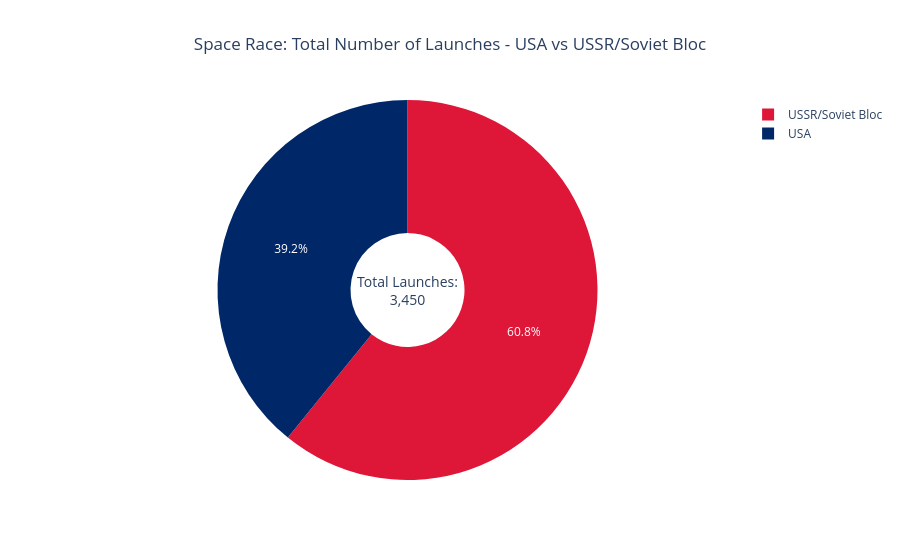

This figure's notebook cell:
### Markdown cell above
## Create a Plotly Pie Chart comparing the total number of launches of the USSR and the USA

Hint: Remember to include former Soviet Republics like Kazakhstan when analysing the total number of launches.

### Code cell
# Define countries in each group
soviet_bloc = ['Russian Federation', 'Kazakhstan', 'Ukraine']  # Soviet/Post-Soviet countries
usa = ['USA']

# Function to categorize countries
def categorize_country(country):
    if country in soviet_bloc:
        return 'USSR/Soviet Bloc'
    elif country in usa:
        return 'USA'
    else:
        return 'Other'

# Create a new column with the categorized countries
df_data['Superpower'] = df_data['Country_Clean'].apply(categorize_country)

# Count launches for each superpower
superpower_launches = df_data['Superpower'].value_counts()
superpower_launches = superpower_launches[superpower_launches.index.isin(['USSR/Soviet Bloc', 'USA'])]

# Create pie chart using plotly
fig = px.pie(
    values=superpower_launches.values,
    names=superpower_launches.index,
    title='Space Race: Total Number of Launches - USA vs USSR/Soviet Bloc',
    color_discrete_sequence=['#DE1738', '#002868'],  # Soviet red and American blue
    hole=0.3
)

# Update layout
fig.update_layout(
    title_x=0.5,
    annotations=[
        dict(
            text=f'Total Launches:<br>{superpower_launches.sum():,}',
            showarrow=False,
            font_size=14
        )
    ]
)

fig.show()

# Print detailed statistics
print("\nDetailed Launch Statistics:")
for power in ['USSR/Soviet Bloc', 'USA']:
    launches = superpower_launches[power]
    percentage = (launches / superpower_launches.sum()) * 100
    print(f"{power}: {launches:,} launches ({percentage:.1f}%)")

# Show contribution of individual Soviet/Post-Soviet states
print("\nBreakdown of Soviet Bloc launches:")
soviet_breakdown = df_data[df_data['Country_Clean'].isin(soviet_bloc)]['Country_Clean'].value_counts()
for country, launches in soviet_breakdown.items():
    percentage = (launches / soviet_breakdown.sum()) * 100
    print(f"{country}: {launches:,} launches ({percentage:.1f}%)")

### Figure 1 — Plotly figure (JSON) as saved in the notebook; plotly's stock layout.template omitted (floating-point values rounded to 4 significant figures)
{"data": [{"domain": {"x": [0, 1], "y": [0, 1]}, "hole": 0.3, "hovertemplate": "label=%{label}<br>value=%{value}<extra></extra>", "labels": ["USSR/Soviet Bloc", "USA"], "legendgroup": "", "name": "", "showlegend": true, "type": "pie", "values": [2099, 1351]}], "layout": {"annotations": [{"font": {"size": 14}, "showarrow": false, "text": "Total Launches:<br>3,450"}], "legend": {"tracegroupgap": 0}, "piecolorway": ["#DE1738", "#002868"], "title": {"text": "Space Race: Total Number of Launches - USA vs USSR/Soviet Bloc", "x": 0.5}}}
